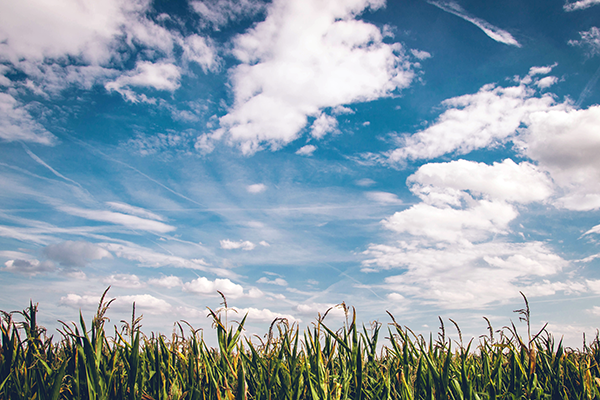
#> input picture TIL/field.bmp, 600 x 400 px
$ python adaptiveThreshold.py
#> lines starting #> are read from the running program, lines starting #| are printed output that depends on the picture; after the words box and inside, x2 and y2 are one past the last pixel; in counts of white or black regions, pixels touching at a corner belong together
# adaptiveThreshold
import sys
import numpy as np
import cv2


src = cv2.imread('field.bmp', cv2.IMREAD_GRAYSCALE)
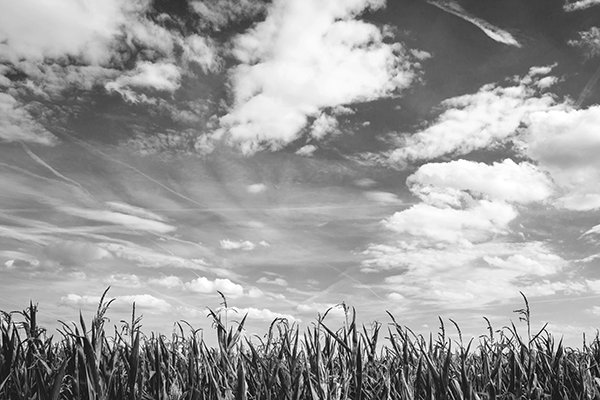
#> src: shape (400, 600); min 0, max 255, mean 156.2
#> slider 'Block Size' is set to 66

if src is None:
    print('Image load failed!')
    sys.exit()


def on_trackbar(pos):
#> called with pos = 11
    bsize = pos
    if bsize % 2 == 0:
        bsize = bsize - 1
    if bsize < 3:
        bsize = 3

    dst = cv2.adaptiveThreshold(src, 255, cv2.ADAPTIVE_THRESH_GAUSSIAN_C,
                                cv2.THRESH_BINARY, bsize, 5)
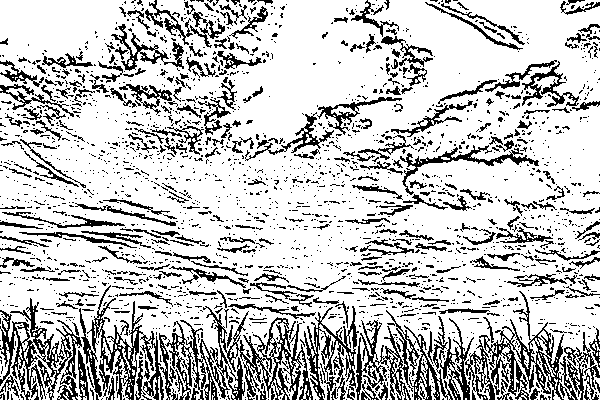
#> dst: shape (400, 600); 77.1% white; black in thin lines or dots

    cv2.imshow('dst', dst)


cv2.imshow('src', src)
cv2.namedWindow('dst')
cv2.createTrackbar('Block Size', 'dst', 0, 200, on_trackbar)
cv2.setTrackbarPos('Block Size', 'dst', 11)

cv2.waitKey()
cv2.destroyAllWindows()

$ run again, with TIL/airplane.bmp copied over TIL/field.bmp
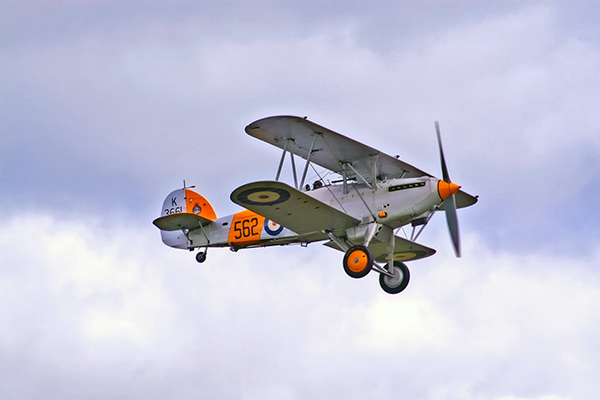
#> input picture TIL/airplane.bmp, 600 x 400 px
#> `src = cv2.imread('field.bmp', cv2.IMREAD_GRAYSCALE)`:
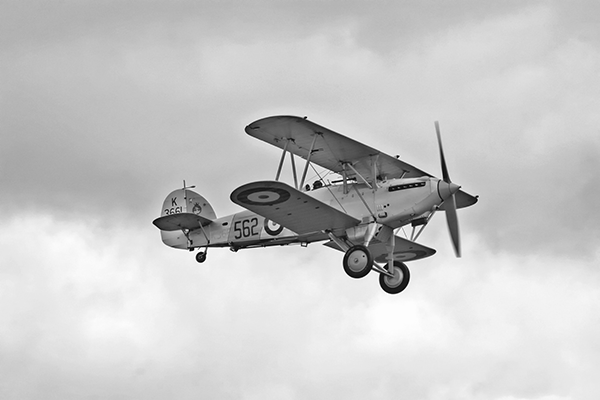
#> src: shape (400, 600); min 0, max 255, mean 199.6
#> in on_trackbar, `dst = cv2.adaptiveThreshold(src, 255, cv2.ADAPTIVE_THRESH_GAUSSIAN_C, ..`:
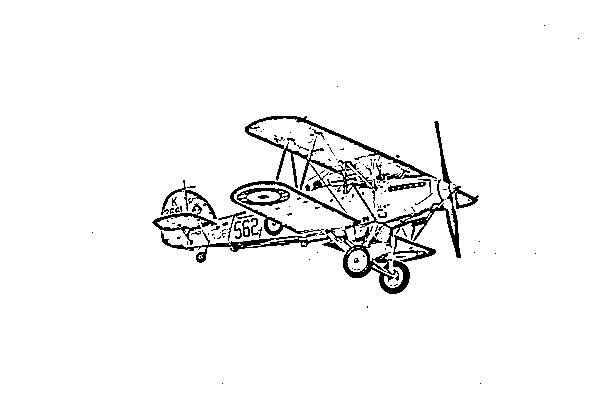
#> dst: shape (400, 600); 95.8% white; 143 black regions (122 under 20 px), largest, box (x1, y1, x2, y2) and area: (230, 116, 479, 294) 6069, (161, 230, 345, 263) 1026, (152, 203, 217, 245) 496

$ run again, with TIL/cat.bmp copied over TIL/field.bmp
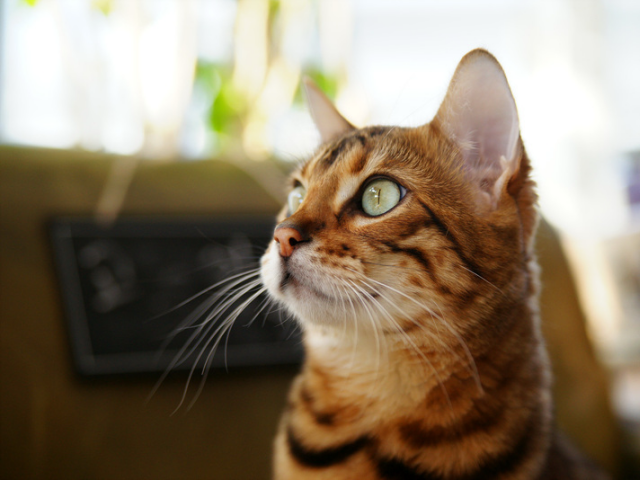
#> input picture TIL/cat.bmp, 640 x 480 px
#> `src = cv2.imread('field.bmp', cv2.IMREAD_GRAYSCALE)`:
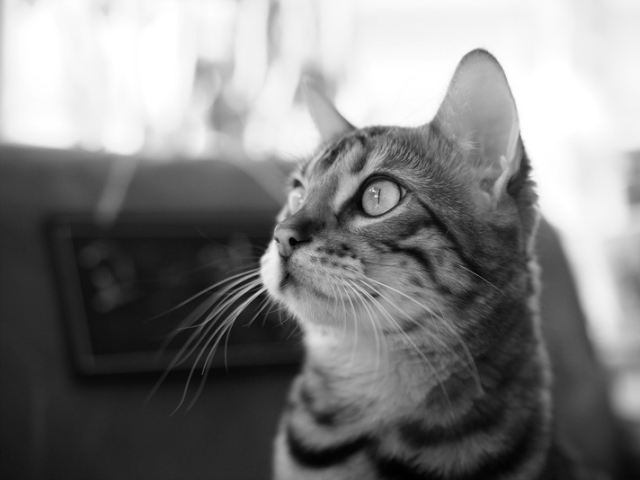
#> src: shape (480, 640); min 0, max 255, mean 127.8
#> in on_trackbar, `dst = cv2.adaptiveThreshold(src, 255, cv2.ADAPTIVE_THRESH_GAUSSIAN_C, ..`:
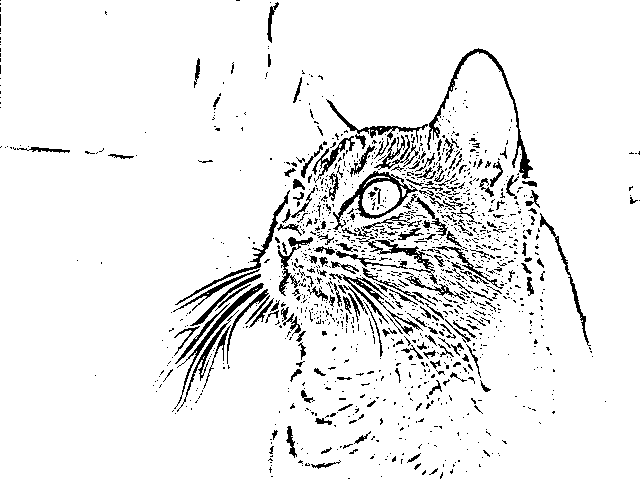
#> dst: shape (480, 640); 92.7% white; black in thin lines or dots

$ run again, with TIL/HappyFish.jpg saved as TIL/field.bmp
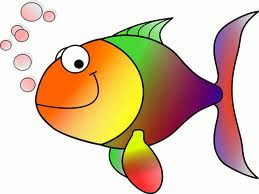
#> input picture TIL/HappyFish.jpg, 259 x 194 px
#> `src = cv2.imread('field.bmp', cv2.IMREAD_GRAYSCALE)`:
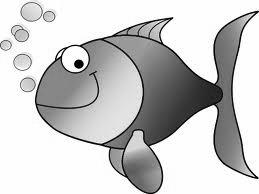
#> src: shape (194, 259); min 0, max 255, mean 200.4
#> in on_trackbar, `dst = cv2.adaptiveThreshold(src, 255, cv2.ADAPTIVE_THRESH_GAUSSIAN_C, ..`:
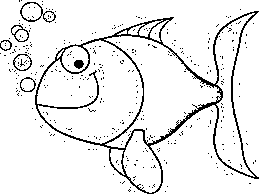
#> dst: shape (194, 259); 92.1% white; black in thin lines or dots
